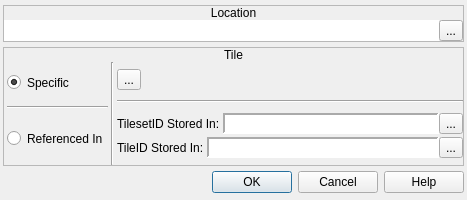
<?xml version="1.0" encoding="UTF-8"?>
<ui version="4.0">
 <class>ConfigureEvent_SwapTile</class>
 <widget class="QDialog" name="ConfigureEvent_SwapTile">
  <property name="geometry">
   <rect>
    <x>0</x>
    <y>0</y>
    <width>467</width>
    <height>200</height>
   </rect>
  </property>
  <property name="windowTitle">
   <string>Swap Tile</string>
  </property>
  <property name="windowIcon">
   <iconset resource="gui_icons.qrc">
    <normaloff>:/icons/openrpgmaker.png</normaloff>:/icons/openrpgmaker.png</iconset>
  </property>
  <property name="styleSheet">
   <string notr="true">.QFrame
{
	border-width: 1px;
	border-style: solid;
	border-color: palette(window-text);
}

.QFrame&gt;QLabel
{
	border-width: 0px;
	background-color: palette(window-text);
	color: palette(window);
	font-weight: bold;
}

.QFrame&gt;QCheckBox
{
	background-color: palette(window-text);
	border-width: 0px;
	border-style: none;
	color: palette(window);
	spacing: 3px;
	font-weight: bold;
	padding: 0px 0px 0px 3px;
}

.QFrame&gt;QCheckBox::indicator
{
	min-width: 8px;
	max-width: 8px;
	min-height: 8px;
	max-height: 8px;
	width: 8px;
	height: 8px;
	border-width: 2px;
	border-radius: 0px;
	border-style: ridge;
	border-color: palette(mid);
}

.QFrame&gt;QCheckBox::indicator:unchecked
{
	background-color: palette(base);
}

.QFrame&gt;QCheckBox::indicator:checked
{
	background-color: palette(window-text);
}

.QFrame&gt;QCheckBox::indicator:hover
{
	border-color: palette(highlight);
}</string>
  </property>
  <layout class="QVBoxLayout" name="verticalLayout_2">
   <property name="spacing">
    <number>3</number>
   </property>
   <property name="margin">
    <number>3</number>
   </property>
   <item>
    <widget class="QWidget" name="widget_6" native="true">
     <property name="sizePolicy">
      <sizepolicy hsizetype="Preferred" vsizetype="Fixed">
       <horstretch>0</horstretch>
       <verstretch>0</verstretch>
      </sizepolicy>
     </property>
     <layout class="QHBoxLayout" name="horizontalLayout_3">
      <property name="spacing">
       <number>3</number>
      </property>
      <property name="margin">
       <number>0</number>
      </property>
      <item>
       <widget class="QFrame" name="frmOption">
        <property name="sizePolicy">
         <sizepolicy hsizetype="Preferred" vsizetype="Fixed">
          <horstretch>0</horstretch>
          <verstretch>0</verstretch>
         </sizepolicy>
        </property>
        <property name="frameShape">
         <enum>QFrame::StyledPanel</enum>
        </property>
        <property name="frameShadow">
         <enum>QFrame::Raised</enum>
        </property>
        <layout class="QVBoxLayout" name="verticalLayout_3">
         <property name="spacing">
          <number>0</number>
         </property>
         <property name="margin">
          <number>0</number>
         </property>
         <item>
          <widget class="QLabel" name="lblLocationTitle">
           <property name="sizePolicy">
            <sizepolicy hsizetype="Preferred" vsizetype="Fixed">
             <horstretch>0</horstretch>
             <verstretch>0</verstretch>
            </sizepolicy>
           </property>
           <property name="text">
            <string>Location</string>
           </property>
           <property name="alignment">
            <set>Qt::AlignCenter</set>
           </property>
          </widget>
         </item>
         <item>
          <widget class="QWidget" name="widget_2" native="true">
           <layout class="QHBoxLayout" name="horizontalLayout">
            <property name="spacing">
             <number>0</number>
            </property>
            <property name="margin">
             <number>0</number>
            </property>
            <item>
             <widget class="QLabel" name="lblLocation">
              <property name="sizePolicy">
               <sizepolicy hsizetype="Preferred" vsizetype="Preferred">
                <horstretch>0</horstretch>
                <verstretch>0</verstretch>
               </sizepolicy>
              </property>
              <property name="minimumSize">
               <size>
                <width>250</width>
                <height>0</height>
               </size>
              </property>
              <property name="font">
               <font>
                <family>Monospace</family>
               </font>
              </property>
              <property name="styleSheet">
               <string notr="true">background-color: palette(base);</string>
              </property>
              <property name="text">
               <string/>
              </property>
             </widget>
            </item>
            <item>
             <widget class="QToolButton" name="bSelectLocation">
              <property name="text">
               <string>...</string>
              </property>
              <property name="icon">
               <iconset resource="gui_icons.qrc">
                <normaloff>:/icons/fileopen.png</normaloff>:/icons/fileopen.png</iconset>
              </property>
             </widget>
            </item>
           </layout>
          </widget>
         </item>
        </layout>
       </widget>
      </item>
     </layout>
    </widget>
   </item>
   <item>
    <widget class="QFrame" name="frame_4">
     <property name="sizePolicy">
      <sizepolicy hsizetype="Preferred" vsizetype="Fixed">
       <horstretch>0</horstretch>
       <verstretch>0</verstretch>
      </sizepolicy>
     </property>
     <property name="frameShape">
      <enum>QFrame::StyledPanel</enum>
     </property>
     <property name="frameShadow">
      <enum>QFrame::Raised</enum>
     </property>
     <layout class="QVBoxLayout" name="verticalLayout_4">
      <property name="spacing">
       <number>0</number>
      </property>
      <property name="margin">
       <number>0</number>
      </property>
      <item>
       <widget class="QLabel" name="label_4">
        <property name="sizePolicy">
         <sizepolicy hsizetype="Preferred" vsizetype="Fixed">
          <horstretch>0</horstretch>
          <verstretch>0</verstretch>
         </sizepolicy>
        </property>
        <property name="text">
         <string>Tile</string>
        </property>
        <property name="alignment">
         <set>Qt::AlignCenter</set>
        </property>
       </widget>
      </item>
      <item>
       <widget class="QWidget" name="widget_9" native="true">
        <layout class="QHBoxLayout" name="horizontalLayout_29">
         <property name="spacing">
          <number>3</number>
         </property>
         <property name="leftMargin">
          <number>3</number>
         </property>
         <property name="topMargin">
          <number>0</number>
         </property>
         <property name="rightMargin">
          <number>0</number>
         </property>
         <property name="bottomMargin">
          <number>0</number>
         </property>
         <item>
          <widget class="QWidget" name="widget_24" native="true">
           <layout class="QVBoxLayout" name="verticalLayout_14">
            <property name="spacing">
             <number>3</number>
            </property>
            <property name="margin">
             <number>0</number>
            </property>
            <item>
             <widget class="QRadioButton" name="rbSpecificTile">
              <property name="minimumSize">
               <size>
                <width>0</width>
                <height>41</height>
               </size>
              </property>
              <property name="maximumSize">
               <size>
                <width>16777215</width>
                <height>41</height>
               </size>
              </property>
              <property name="text">
               <string>Specific</string>
              </property>
              <property name="checked">
               <bool>true</bool>
              </property>
             </widget>
            </item>
            <item>
             <widget class="Line" name="line_7">
              <property name="orientation">
               <enum>Qt::Horizontal</enum>
              </property>
             </widget>
            </item>
            <item>
             <widget class="QRadioButton" name="rbReferencedTile">
              <property name="sizePolicy">
               <sizepolicy hsizetype="Minimum" vsizetype="Preferred">
                <horstretch>0</horstretch>
                <verstretch>0</verstretch>
               </sizepolicy>
              </property>
              <property name="minimumSize">
               <size>
                <width>0</width>
                <height>53</height>
               </size>
              </property>
              <property name="maximumSize">
               <size>
                <width>16777215</width>
                <height>53</height>
               </size>
              </property>
              <property name="text">
               <string>Referenced In</string>
              </property>
             </widget>
            </item>
           </layout>
          </widget>
         </item>
         <item>
          <widget class="Line" name="line_8">
           <property name="orientation">
            <enum>Qt::Vertical</enum>
           </property>
          </widget>
         </item>
         <item>
          <widget class="QWidget" name="widget_3" native="true">
           <layout class="QVBoxLayout" name="verticalLayout_15">
            <property name="spacing">
             <number>3</number>
            </property>
            <property name="margin">
             <number>0</number>
            </property>
            <item>
             <widget class="QWidget" name="wTile" native="true">
              <property name="sizePolicy">
               <sizepolicy hsizetype="Preferred" vsizetype="Fixed">
                <horstretch>0</horstretch>
                <verstretch>0</verstretch>
               </sizepolicy>
              </property>
              <layout class="QHBoxLayout" name="horizontalLayout_24">
               <property name="spacing">
                <number>0</number>
               </property>
               <property name="margin">
                <number>0</number>
               </property>
               <item>
                <widget class="TileButton" name="bTile">
                 <property name="text">
                  <string>...</string>
                 </property>
                 <property name="icon">
                  <iconset resource="gui_icons.qrc">
                   <normaloff>:/icons/addtile.png</normaloff>:/icons/addtile.png</iconset>
                 </property>
                 <property name="iconSize">
                  <size>
                   <width>32</width>
                   <height>32</height>
                  </size>
                 </property>
                </widget>
               </item>
               <item>
                <spacer name="horizontalSpacer_4">
                 <property name="orientation">
                  <enum>Qt::Horizontal</enum>
                 </property>
                 <property name="sizeHint" stdset="0">
                  <size>
                   <width>305</width>
                   <height>20</height>
                  </size>
                 </property>
                </spacer>
               </item>
              </layout>
             </widget>
            </item>
            <item>
             <widget class="Line" name="line_2">
              <property name="orientation">
               <enum>Qt::Horizontal</enum>
              </property>
             </widget>
            </item>
            <item>
             <widget class="QWidget" name="wTileVariables" native="true">
              <property name="sizePolicy">
               <sizepolicy hsizetype="Preferred" vsizetype="Fixed">
                <horstretch>0</horstretch>
                <verstretch>0</verstretch>
               </sizepolicy>
              </property>
              <layout class="QVBoxLayout" name="verticalLayout_16">
               <property name="spacing">
                <number>3</number>
               </property>
               <property name="margin">
                <number>0</number>
               </property>
               <item>
                <widget class="QWidget" name="widget_26" native="true">
                 <layout class="QHBoxLayout" name="horizontalLayout_27">
                  <property name="spacing">
                   <number>3</number>
                  </property>
                  <property name="margin">
                   <number>0</number>
                  </property>
                  <item>
                   <widget class="QLabel" name="label_11">
                    <property name="sizePolicy">
                     <sizepolicy hsizetype="Fixed" vsizetype="Preferred">
                      <horstretch>0</horstretch>
                      <verstretch>0</verstretch>
                     </sizepolicy>
                    </property>
                    <property name="text">
                     <string>TilesetID Stored In:</string>
                    </property>
                   </widget>
                  </item>
                  <item>
                   <widget class="QWidget" name="widget_4" native="true">
                    <layout class="QHBoxLayout" name="horizontalLayout_25">
                     <property name="spacing">
                      <number>0</number>
                     </property>
                     <property name="margin">
                      <number>0</number>
                     </property>
                     <item>
                      <widget class="QLabel" name="lblTilesetVariable">
                       <property name="sizePolicy">
                        <sizepolicy hsizetype="Preferred" vsizetype="Preferred">
                         <horstretch>0</horstretch>
                         <verstretch>0</verstretch>
                        </sizepolicy>
                       </property>
                       <property name="minimumSize">
                        <size>
                         <width>150</width>
                         <height>0</height>
                        </size>
                       </property>
                       <property name="font">
                        <font>
                         <family>Monospace</family>
                        </font>
                       </property>
                       <property name="styleSheet">
                        <string notr="true">background-color: palette(base);</string>
                       </property>
                       <property name="frameShape">
                        <enum>QFrame::Panel</enum>
                       </property>
                       <property name="frameShadow">
                        <enum>QFrame::Sunken</enum>
                       </property>
                       <property name="lineWidth">
                        <number>2</number>
                       </property>
                       <property name="text">
                        <string/>
                       </property>
                      </widget>
                     </item>
                     <item>
                      <widget class="QToolButton" name="bBrowseTilesetVariables">
                       <property name="text">
                        <string>...</string>
                       </property>
                       <property name="icon">
                        <iconset resource="gui_icons.qrc">
                         <normaloff>:/icons/fileopen.png</normaloff>:/icons/fileopen.png</iconset>
                       </property>
                      </widget>
                     </item>
                    </layout>
                   </widget>
                  </item>
                 </layout>
                </widget>
               </item>
               <item>
                <widget class="QWidget" name="widget_27" native="true">
                 <layout class="QHBoxLayout" name="horizontalLayout_28">
                  <property name="spacing">
                   <number>3</number>
                  </property>
                  <property name="margin">
                   <number>0</number>
                  </property>
                  <item>
                   <widget class="QLabel" name="label_12">
                    <property name="sizePolicy">
                     <sizepolicy hsizetype="Fixed" vsizetype="Preferred">
                      <horstretch>0</horstretch>
                      <verstretch>0</verstretch>
                     </sizepolicy>
                    </property>
                    <property name="text">
                     <string>TileID Stored In:</string>
                    </property>
                   </widget>
                  </item>
                  <item>
                   <widget class="QWidget" name="widget_5" native="true">
                    <layout class="QHBoxLayout" name="horizontalLayout_26">
                     <property name="spacing">
                      <number>0</number>
                     </property>
                     <property name="margin">
                      <number>0</number>
                     </property>
                     <item>
                      <widget class="QLabel" name="lblTileVariable">
                       <property name="sizePolicy">
                        <sizepolicy hsizetype="Preferred" vsizetype="Preferred">
                         <horstretch>0</horstretch>
                         <verstretch>0</verstretch>
                        </sizepolicy>
                       </property>
                       <property name="minimumSize">
                        <size>
                         <width>150</width>
                         <height>0</height>
                        </size>
                       </property>
                       <property name="font">
                        <font>
                         <family>Monospace</family>
                        </font>
                       </property>
                       <property name="styleSheet">
                        <string notr="true">background-color: palette(base);</string>
                       </property>
                       <property name="frameShape">
                        <enum>QFrame::Panel</enum>
                       </property>
                       <property name="frameShadow">
                        <enum>QFrame::Sunken</enum>
                       </property>
                       <property name="lineWidth">
                        <number>2</number>
                       </property>
                       <property name="text">
                        <string/>
                       </property>
                      </widget>
                     </item>
                     <item>
                      <widget class="QToolButton" name="bBrowseTileVariables">
                       <property name="text">
                        <string>...</string>
                       </property>
                       <property name="icon">
                        <iconset resource="gui_icons.qrc">
                         <normaloff>:/icons/fileopen.png</normaloff>:/icons/fileopen.png</iconset>
                       </property>
                      </widget>
                     </item>
                    </layout>
                   </widget>
                  </item>
                 </layout>
                </widget>
               </item>
              </layout>
             </widget>
            </item>
           </layout>
          </widget>
         </item>
        </layout>
       </widget>
      </item>
     </layout>
    </widget>
   </item>
   <item>
    <widget class="QDialogButtonBox" name="buttonBox">
     <property name="orientation">
      <enum>Qt::Horizontal</enum>
     </property>
     <property name="standardButtons">
      <set>QDialogButtonBox::Cancel|QDialogButtonBox::Help|QDialogButtonBox::Ok</set>
     </property>
    </widget>
   </item>
  </layout>
 </widget>
 <customwidgets>
  <customwidget>
   <class>TileButton</class>
   <extends>QToolButton</extends>
   <header>tilebutton.h</header>
  </customwidget>
 </customwidgets>
 <resources>
  <include location="gui_icons.qrc"/>
 </resources>
 <connections>
  <connection>
   <sender>buttonBox</sender>
   <signal>accepted()</signal>
   <receiver>ConfigureEvent_SwapTile</receiver>
   <slot>accept()</slot>
   <hints>
    <hint type="sourcelabel">
     <x>248</x>
     <y>254</y>
    </hint>
    <hint type="destinationlabel">
     <x>157</x>
     <y>274</y>
    </hint>
   </hints>
  </connection>
  <connection>
   <sender>buttonBox</sender>
   <signal>rejected()</signal>
   <receiver>ConfigureEvent_SwapTile</receiver>
   <slot>reject()</slot>
   <hints>
    <hint type="sourcelabel">
     <x>316</x>
     <y>260</y>
    </hint>
    <hint type="destinationlabel">
     <x>286</x>
     <y>274</y>
    </hint>
   </hints>
  </connection>
 </connections>
</ui>
